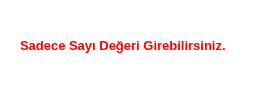
<?xml version="1.0" encoding="UTF-8"?>
<ui version="4.0">
 <class>Hata</class>
 <widget class="QWidget" name="Hata">
  <property name="geometry">
   <rect>
    <x>0</x>
    <y>0</y>
    <width>268</width>
    <height>104</height>
   </rect>
  </property>
  <property name="windowTitle">
   <string>Depo Hata Mesaj</string>
  </property>
  <property name="styleSheet">
   <string notr="true">background-color: rgb(255, 255, 255);</string>
  </property>
  <widget class="QLabel" name="label">
   <property name="geometry">
    <rect>
     <x>20</x>
     <y>10</y>
     <width>221</width>
     <height>71</height>
    </rect>
   </property>
   <property name="font">
    <font>
     <pointsize>10</pointsize>
     <weight>75</weight>
     <bold>true</bold>
    </font>
   </property>
   <property name="styleSheet">
    <string notr="true">color: rgb(255, 0, 0);
</string>
   </property>
   <property name="text">
    <string>Sadece Sayı Değeri Girebilirsiniz.</string>
   </property>
  </widget>
 </widget>
 <resources/>
 <connections/>
</ui>
